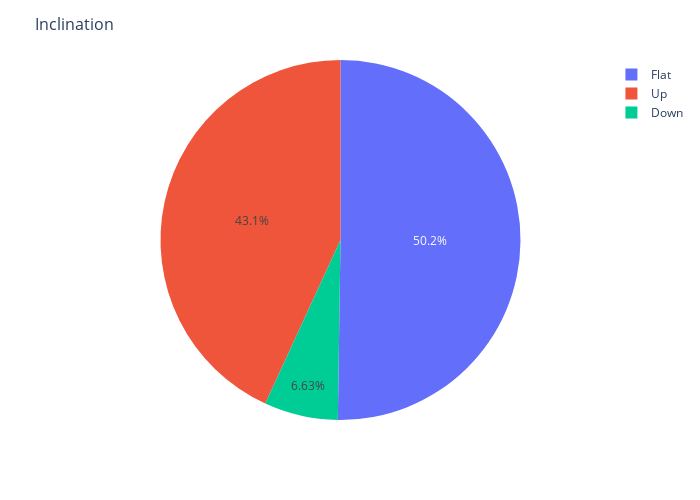

The notebook cell this image was saved under:
### Code cell
pie_chart = px.pie(df, 'ST_Slope')
pie_chart.update_layout(
    title='Inclination',
    width=700,
    height=500,
    title_font_size=16,
    font=dict(size=12),
    showlegend=True,
)
pie_chart.show()

### Figure 1 — Plotly figure (JSON) as saved in the notebook; plotly's stock layout.template omitted (floating-point values rounded to 4 significant figures; data arrays with more than 128 entries replaced by an {"elided": "..."} marker saying what was removed)
{"data": [{"domain": {"x": [0, 1], "y": [0, 1]}, "hovertemplate": "ST_Slope=%{label}<extra></extra>", "labels": {"elided": "8918 str values"}, "legendgroup": "", "name": "", "showlegend": true, "type": "pie"}], "layout": {"font": {"size": 12}, "height": 500, "legend": {"tracegroupgap": 0}, "margin": {"t": 60}, "showlegend": true, "title": {"font": {"size": 16}, "text": "Inclination"}, "width": 700}}
